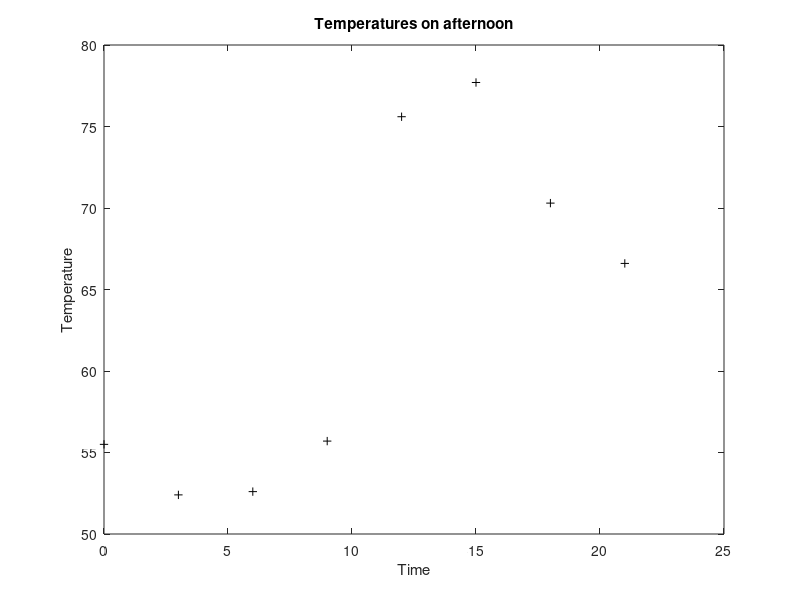

Recreate this plot in MATLAB.
% This reads time and temperature data for an afternoon
% from a file and plots the data
load timetemp.dat

% The times are in the first row, temps in the second row
time = timetemp(1,:);
temp = timetemp(2,:);
% Plot the data and label the plot
plot(time,temp,'k+')
xlabel('Time')
ylabel('Temperature')
title('Temperatures on afternoon')